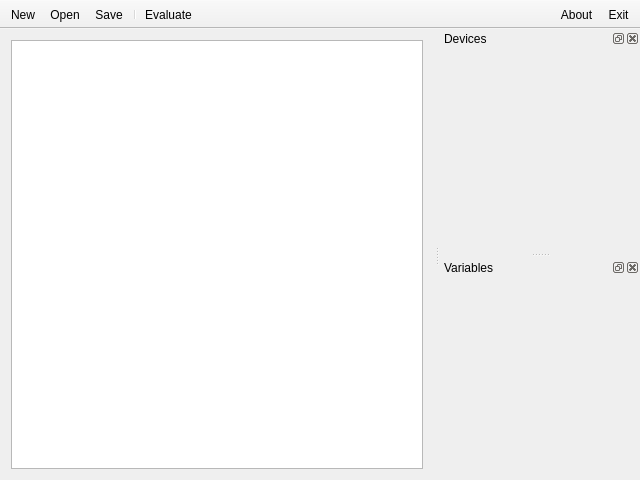
<?xml version="1.0" encoding="UTF-8"?>
<ui version="4.0">
 <class>MainWindow</class>
 <widget class="QMainWindow" name="MainWindow">
  <property name="geometry">
   <rect>
    <x>0</x>
    <y>0</y>
    <width>640</width>
    <height>480</height>
   </rect>
  </property>
  <property name="windowTitle">
   <string>K-Circuit</string>
  </property>
  <property name="windowIcon">
   <iconset theme="calc">
    <normaloff>.</normaloff>.</iconset>
  </property>
  <widget class="QWidget" name="centralWidget">
   <layout class="QGridLayout" name="gridLayout">
    <item row="0" column="0">
     <widget class="SchemeView" name="schemeView"/>
    </item>
   </layout>
  </widget>
  <widget class="QToolBar" name="mainToolBar">
   <property name="movable">
    <bool>false</bool>
   </property>
   <attribute name="toolBarArea">
    <enum>TopToolBarArea</enum>
   </attribute>
   <attribute name="toolBarBreak">
    <bool>false</bool>
   </attribute>
   <addaction name="actionNew"/>
   <addaction name="actionOpen"/>
   <addaction name="actionSave"/>
   <addaction name="separator"/>
   <addaction name="actionEvaluate"/>
  </widget>
  <widget class="QDockWidget" name="toolDock">
   <property name="minimumSize">
    <size>
     <width>200</width>
     <height>41</height>
    </size>
   </property>
   <property name="windowTitle">
    <string>Devices</string>
   </property>
   <attribute name="dockWidgetArea">
    <number>2</number>
   </attribute>
   <widget class="ToolWidget" name="toolWidget"/>
  </widget>
  <widget class="QToolBar" name="aboutToolBar">
   <property name="windowTitle">
    <string>toolBar</string>
   </property>
   <property name="layoutDirection">
    <enum>Qt::RightToLeft</enum>
   </property>
   <property name="movable">
    <bool>false</bool>
   </property>
   <attribute name="toolBarArea">
    <enum>TopToolBarArea</enum>
   </attribute>
   <attribute name="toolBarBreak">
    <bool>false</bool>
   </attribute>
   <addaction name="actionExit"/>
   <addaction name="actionAbout"/>
  </widget>
  <widget class="QDockWidget" name="variableDock">
   <property name="minimumSize">
    <size>
     <width>200</width>
     <height>41</height>
    </size>
   </property>
   <property name="windowTitle">
    <string>Variables</string>
   </property>
   <attribute name="dockWidgetArea">
    <number>2</number>
   </attribute>
   <widget class="VariableWidget" name="variableWidget"/>
  </widget>
  <action name="actionOpen">
   <property name="icon">
    <iconset theme="document-open">
     <normaloff>.</normaloff>.</iconset>
   </property>
   <property name="text">
    <string>Open</string>
   </property>
   <property name="shortcut">
    <string>Ctrl+O</string>
   </property>
  </action>
  <action name="actionSave">
   <property name="icon">
    <iconset theme="document-save">
     <normaloff>.</normaloff>.</iconset>
   </property>
   <property name="text">
    <string>Save</string>
   </property>
   <property name="shortcut">
    <string>Ctrl+S</string>
   </property>
  </action>
  <action name="actionNew">
   <property name="icon">
    <iconset theme="document-new">
     <normaloff>.</normaloff>.</iconset>
   </property>
   <property name="text">
    <string>New</string>
   </property>
   <property name="shortcut">
    <string>Ctrl+N</string>
   </property>
  </action>
  <action name="actionEvaluate">
   <property name="icon">
    <iconset theme="calc">
     <normaloff>.</normaloff>.</iconset>
   </property>
   <property name="text">
    <string>Evaluate</string>
   </property>
  </action>
  <action name="actionAbout">
   <property name="icon">
    <iconset theme="help-about">
     <normaloff>.</normaloff>.</iconset>
   </property>
   <property name="text">
    <string>About</string>
   </property>
   <property name="shortcut">
    <string>F1</string>
   </property>
  </action>
  <action name="actionExit">
   <property name="icon">
    <iconset theme="exit">
     <normaloff>.</normaloff>.</iconset>
   </property>
   <property name="text">
    <string>Exit</string>
   </property>
  </action>
 </widget>
 <layoutdefault spacing="6" margin="11"/>
 <customwidgets>
  <customwidget>
   <class>ToolWidget</class>
   <extends>QWidget</extends>
   <header>toolwidget.hpp</header>
   <container>1</container>
  </customwidget>
  <customwidget>
   <class>SchemeView</class>
   <extends>QGraphicsView</extends>
   <header>schemeview.hpp</header>
  </customwidget>
  <customwidget>
   <class>VariableWidget</class>
   <extends>QWidget</extends>
   <header>variablewidget.hpp</header>
   <container>1</container>
  </customwidget>
 </customwidgets>
 <resources/>
 <connections>
  <connection>
   <sender>actionExit</sender>
   <signal>triggered()</signal>
   <receiver>MainWindow</receiver>
   <slot>close()</slot>
   <hints>
    <hint type="sourcelabel">
     <x>-1</x>
     <y>-1</y>
    </hint>
    <hint type="destinationlabel">
     <x>319</x>
     <y>239</y>
    </hint>
   </hints>
  </connection>
 </connections>
</ui>
